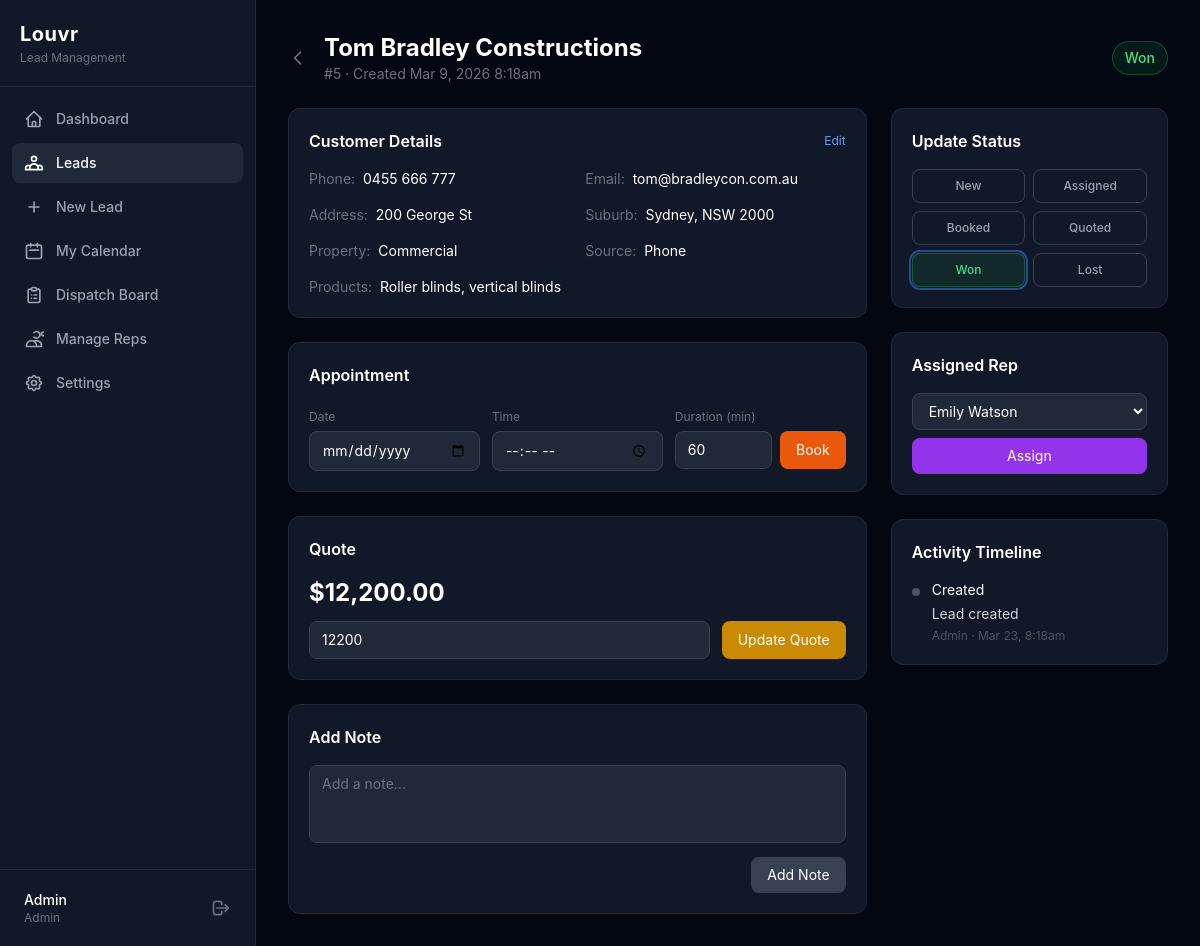
The app's page /leads/5 (signed in), older data.
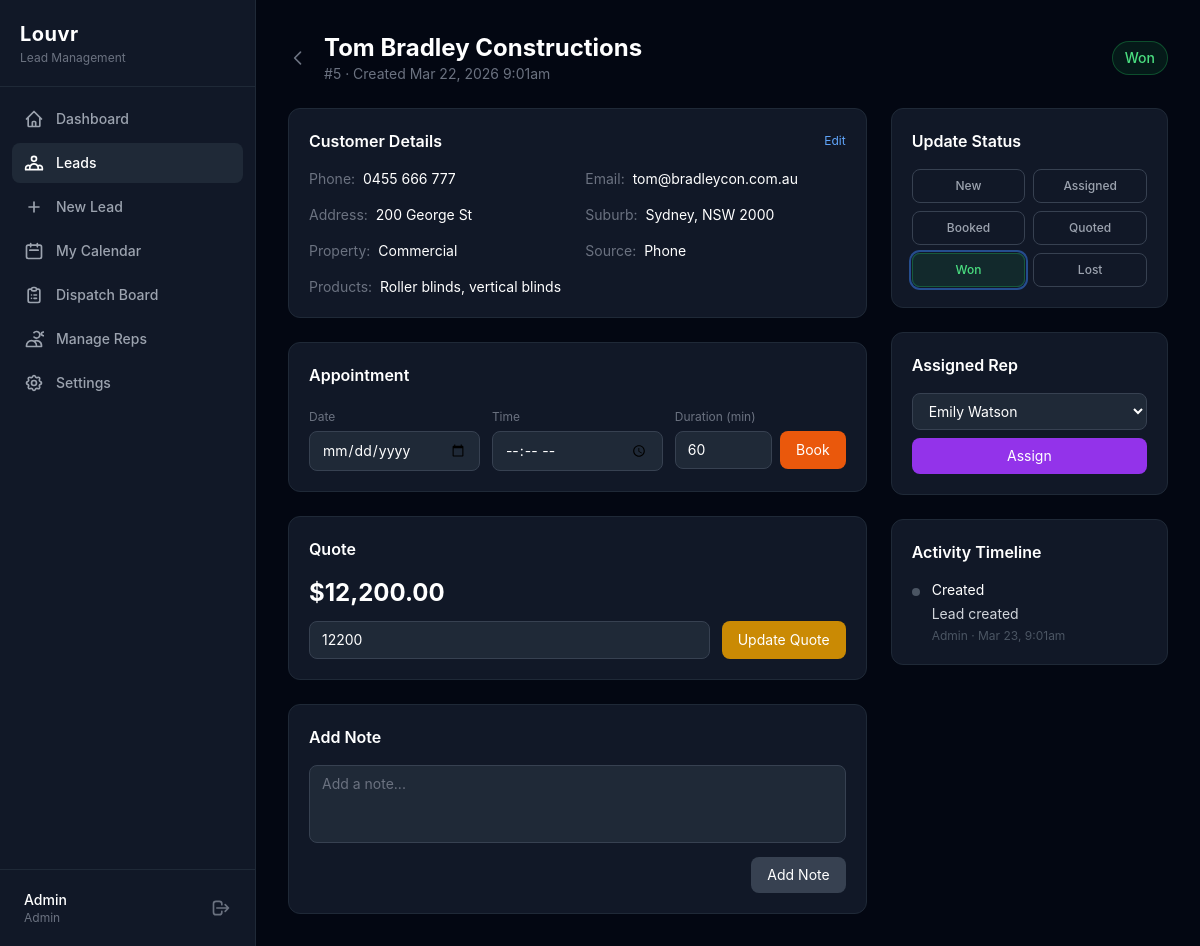
The same page, newer data.
### tables this page shows
CREATE TABLE leads (
            id INTEGER PRIMARY KEY AUTOINCREMENT,
            customer_name TEXT NOT NULL,
            customer_email TEXT DEFAULT "",
            customer_phone TEXT DEFAULT "",
            address TEXT DEFAULT "",
            suburb TEXT DEFAULT "",
            state TEXT DEFAULT "",
            postcode TEXT DEFAULT "",
            property_type TEXT DEFAULT "Residential",
            products_interested TEXT DEFAULT "",
            source TEXT DEFAULT "Phone",
            notes TEXT DEFAULT "",
            status TEXT DEFAULT "New",
            assigned_to INTEGER REFERENCES users(id) ON DELETE SET NULL,
            appointment_date TEXT,
            appointment_time TEXT,
            appointment_duration INTEGER DEFAULT 60,
            quoted_amount REAL,
            created_by INTEGER REFERENCES users(id) ON DELETE SET NULL,
            created_at DATETIME DEFAULT CURRENT_TIMESTAMP,
            updated_at DATETIME DEFAULT CURRENT_TIMESTAMP
        );

CREATE TABLE lead_history (
            id INTEGER PRIMARY KEY AUTOINCREMENT,
            lead_id INTEGER NOT NULL REFERENCES leads(id) ON DELETE CASCADE,
            user_id INTEGER REFERENCES users(id) ON DELETE SET NULL,
            action TEXT NOT NULL,
            old_value TEXT,
            new_value TEXT,
            note TEXT,
            ip_address TEXT,
            created_at DATETIME DEFAULT CURRENT_TIMESTAMP
        );

CREATE TABLE users (
            id INTEGER PRIMARY KEY AUTOINCREMENT,
            name TEXT NOT NULL,
            email TEXT NOT NULL UNIQUE,
            phone TEXT DEFAULT "",
            role TEXT NOT NULL DEFAULT "rep" CHECK(role IN ("admin","rep")),
            password_hash TEXT NOT NULL,
            api_key TEXT UNIQUE,
            is_active INTEGER NOT NULL DEFAULT 1,
            created_at DATETIME DEFAULT CURRENT_TIMESTAMP,
            updated_at DATETIME DEFAULT CURRENT_TIMESTAMP
        );

### src/Controllers/LeadController.php (called while the page is built, shortened)
<?php
class LeadController
{
    private Database $db;
    public function __construct(Database $db, array $config)
    {
        $this->db = $db;
    }
    public function show(array $params): void
    {
        $lead = Lead::findById($this->db, (int)$params['id']);
        $timeline = LeadHistory::timeline($this->db, $lead['id']);
        $reps = User::activeReps($this->db);
        require __DIR__ . '/../../templates/leads/detail.php';
    }
}

### src/Database.php (called while the page is built, shortened)
<?php
class Database
{
    private PDO $pdo;
    private function __construct(array $config)
    {
        if ($config['driver'] === 'sqlite') {
            $dsn = 'sqlite:' . $config['path'];
            $this->pdo = new PDO($dsn, null, null, [
                PDO::ATTR_ERRMODE            => PDO::ERRMODE_EXCEPTION,
                PDO::ATTR_DEFAULT_FETCH_MODE => PDO::FETCH_ASSOC,
                PDO::ATTR_EMULATE_PREPARES   => false,
            ]);
            $this->pdo->exec('PRAGMA journal_mode=WAL');
            $this->pdo->exec('PRAGMA foreign_keys=ON');
        }
    }
    public function query(string $sql, array $params = []): PDOStatement
    {
        $stmt = $this->pdo->prepare($sql);
        $stmt->execute($params);
        return $stmt;
    }
    public function fetchAll(string $sql, array $params = []): array
    {
        return $this->query($sql, $params)->fetchAll();
    }
    public function fetch(string $sql, array $params = []): ?array
    {
        $row = $this->query($sql, $params)->fetch();
        return $row ?: null;
    }
}

### src/Models/Lead.php (called while the page is built, shortened)
<?php
class Lead
{
    public static function findById(Database $db, int $id): ?array
    {
        return $db->fetch(
            'SELECT l.*, u.name AS rep_name, c.name AS created_by_name
             FROM leads l
             LEFT JOIN users u ON l.assigned_to = u.id
             LEFT JOIN users c ON l.created_by = c.id
             WHERE l.id = :id',
            [':id' => $id]
        );
    }
}

### src/Models/User.php (called while the page is built, shortened)
<?php
class User
{
    public static function activeReps(Database $db): array
    {
        return $db->fetchAll(
            'SELECT * FROM users WHERE role = :role AND is_active = 1 ORDER BY name ASC',
            [':role' => 'rep']
        );
    }
}

### src/Models/LeadHistory.php (called while the page is built, shortened)
<?php
class LeadHistory
{
    public static function timeline(Database $db, int $leadId): array
    {
        return $db->fetchAll(
            'SELECT h.*, u.name AS user_name
             FROM lead_history h
             LEFT JOIN users u ON h.user_id = u.id
             WHERE h.lead_id = :id
             ORDER BY h.created_at DESC',
            [':id' => $leadId]
        );
    }
}

### templates/leads/detail.php (the view, shortened to what the changed rows need)
<?php
$e = fn($v) => htmlspecialchars($v ?? '', ENT_QUOTES, 'UTF-8');
$statusColors = [
    'new' => 'bg-blue-500', 'assigned' => 'bg-purple-500', 'booked' => 'bg-orange-500',
    'quoted' => 'bg-yellow-500', 'won' => 'bg-green-500', 'lost' => 'bg-red-500',
];
$statusBg = [
    'new'      => 'bg-blue-500/10 border-blue-500/30 text-blue-400',
    'assigned' => 'bg-purple-500/10 border-purple-500/30 text-purple-400',
    'booked'   => 'bg-orange-500/10 border-orange-500/30 text-orange-400',
    'quoted'   => 'bg-yellow-500/10 border-yellow-500/30 text-yellow-400',
    'won'      => 'bg-green-500/10 border-green-500/30 text-green-400',
    'lost'     => 'bg-red-500/10 border-red-500/30 text-red-400',
];
$actionLabels = [
    'created'             => 'Created',
    'assigned'            => 'Assigned',
    'status_changed'      => 'Status Changed',
    'note_added'          => 'Note',
    'appointment_booked'  => 'Appointment Booked',
];
?>
<div class="mb-6 flex items-center justify-between">
    <div class="flex items-center gap-4">
        <a href="/leads" class="text-gray-500 hover:text-white transition-colors">
        </a>
        <div>
            <h2 class="text-2xl font-bold text-white"><?= $e($lead['customer_name']) ?></h2>
            <p class="text-gray-500 text-sm">#<?= $lead['id'] ?> &middot; Created <?= date('M j, Y g:ia', strtotime($lead['created_at'])) ?></p>
        </div>
    </div>
    <span class="text-sm px-3 py-1.5 rounded-full border font-medium <?= $statusBg[$lead['status']] ?>"><?= ucfirst($lead['status']) ?></span>
</div>
<div class="grid grid-cols-1 lg:grid-cols-3 gap-6">
    <div class="lg:col-span-2 space-y-6">
        <div class="bg-gray-900 border border-gray-800 rounded-xl p-5">
            <div class="grid grid-cols-2 gap-4 text-sm">
                <div><span class="text-gray-500">Phone:</span> <span class="text-white ml-1"><?= $e($lead['customer_phone']) ?: '-' ?></span></div>
                <div><span class="text-gray-500">Email:</span> <span class="text-white ml-1"><?= $e($lead['customer_email']) ?: '-' ?></span></div>
                <div><span class="text-gray-500">Address:</span> <span class="text-white ml-1"><?= $e($lead['address']) ?: '-' ?></span></div>
                <div><span class="text-gray-500">Suburb:</span> <span class="text-white ml-1"><?= $e($lead['suburb']) ?><?= $lead['state'] ? ', ' . $e($lead['state']) . ' ' . $e($lead['postcode']) : '' ?></span></div>
                <div><span class="text-gray-500">Property:</span> <span class="text-white ml-1 capitalize"><?= $e($lead['property_type']) ?></span></div>
                <div><span class="text-gray-500">Source:</span> <span class="text-white ml-1"><?= ucfirst(str_replace('_', ' ', $lead['source'])) ?></span></div>
                <div class="col-span-2"><span class="text-gray-500">Products:</span> <span class="text-white ml-1"><?= $e($lead['products_interested']) ?: '-' ?></span></div>
            </div>
        </div>
        <div class="bg-gray-900 border border-gray-800 rounded-xl p-5">
            <form method="POST" action="/leads/<?= $lead['id'] ?>" class="grid grid-cols-3 gap-3" data-loading>
                <div>
                    <div class="flex gap-2 mt-1">
                        <input type="number" name="appointment_duration" value="<?= $lead['appointment_duration'] ?? 60 ?>" min="15" step="15" class="w-full px-3 py-2 bg-gray-800 border border-gray-700 rounded-lg text-white text-sm focus:outline-none focus:ring-2 focus:ring-blue-500">
                        <button type="submit" class="px-4 py-2 bg-orange-600 hover:bg-orange-700 text-white text-sm rounded-lg transition-colors whitespace-nowrap">Book</button>
                    </div>
                </div>
            </form>
        </div>
        <div class="bg-gray-900 border border-gray-800 rounded-xl p-5">
            <h3 class="font-semibold text-white mb-4">Quote</h3>
            <?php if ($lead['quoted_amount']): ?>
            <p class="text-2xl font-bold text-white mb-3">$<?= number_format($lead['quoted_amount'], 2) ?></p>
            <?php endif; ?>
            <form method="POST" action="/leads/<?= $lead['id'] ?>" class="flex gap-3" data-loading>
                <input type="number" name="quoted_amount" value="<?= $e($lead['quoted_amount']) ?>" step="0.01" min="0" placeholder="Enter amount"
                    class="flex-1 px-3 py-2 bg-gray-800 border border-gray-700 rounded-lg text-white text-sm focus:outline-none focus:ring-2 focus:ring-blue-500">
                <button type="submit" class="px-4 py-2 bg-yellow-600 hover:bg-yellow-700 text-white text-sm rounded-lg transition-colors">Update Quote</button>
            </form>
        </div>
    </div>
    <div class="space-y-6">
        <div class="bg-gray-900 border border-gray-800 rounded-xl p-5">
            <form method="POST" action="/leads/<?= $lead['id'] ?>" data-loading>
                <select name="assigned_to" class="w-full px-3 py-2 bg-gray-800 border border-gray-700 rounded-lg text-white text-sm focus:outline-none focus:ring-2 focus:ring-blue-500 mb-2">
                    <?php foreach ($reps as $rep): ?>
                    <option value="<?= $rep['id'] ?>" <?= $lead['assigned_to'] == $rep['id'] ? 'selected' : '' ?>><?= $e($rep['name']) ?></option>
                    <?php endforeach; ?>
                </select>
                <button type="submit" class="w-full px-4 py-2 bg-purple-600 hover:bg-purple-700 text-white text-sm rounded-lg transition-colors">Assign</button>
            </form>
        </div>
        <div class="bg-gray-900 border border-gray-800 rounded-xl p-5">
            <div class="space-y-4">
                <?php foreach ($timeline as $event): ?>
                <div class="flex gap-3">
                    <div class="flex-shrink-0 w-2 h-2 mt-2 rounded-full <?= $statusColors[$event['new_value'] ?? ''] ?? 'bg-gray-600' ?>"></div>
                    <div class="flex-1 min-w-0">
                        <p class="text-sm text-white"><?= $e($actionLabels[$event['action']] ?? $event['action']) ?></p>
                        <?php if ($event['note']): ?>
                        <p class="text-sm text-gray-300 mt-1"><?= nl2br($e($event['note'])) ?></p>
                        <?php endif; ?>
                        <p class="text-xs text-gray-600 mt-1"><?= $e($event['user_name'] ?? 'System') ?> &middot; <?= date('M j, g:ia', strtotime($event['created_at'])) ?></p>
                    </div>
                </div>
                <?php endforeach; ?>
            </div>
        </div>
    </div>
</div>
<?php
require __DIR__ . '/../layouts/app.php';

Row changes from the older to the newer data that the page shows:
changed leads "Tom Bradley Constructions": created_at "Mar 9, 2026 8:18am" → "Mar 22, 2026 9:01am"
changed lead_history "Created": created_at "Mar 23, 8:18am" → "Mar 23, 9:01am"
